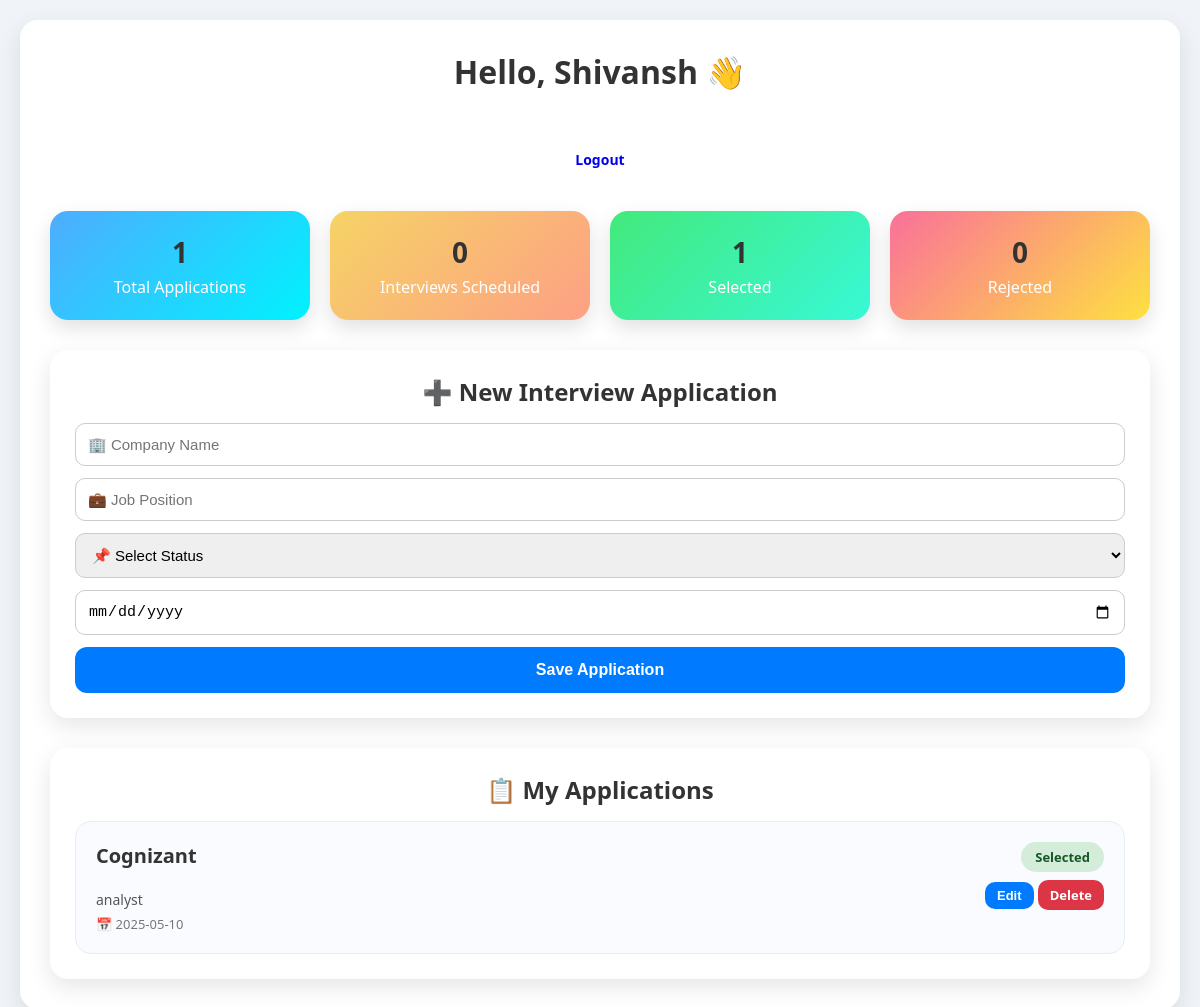
The app's page /dashboard (signed in) with its own data.
### models.py (models this page shows, shortened)
class User(UserMixin, db.Model):
    id = db.Column(db.Integer, primary_key=True)
    username = db.Column(db.String(100), nullable=False)
    email = db.Column(db.String(120), unique=True, nullable=False)
    password_hash = db.Column(db.String(200), nullable=False)
    applications = db.relationship('Application', backref='user', lazy=True)

class Application(db.Model):
    id = db.Column(db.Integer, primary_key=True)
    company_name = db.Column(db.String(150), nullable=False)
    job_position = db.Column(db.String(150), nullable=False)
    status = db.Column(db.String(50), nullable=False)
    interview_date = db.Column(db.String(50), nullable=False)
    user_id = db.Column(db.Integer, db.ForeignKey('user.id'), nullable=False)

### app.py (the view, shortened to what this page needs)
@app.route('/dashboard', methods=['GET', 'POST'])
@login_required
def dashboard():
    applications = Application.query.filter_by(user_id=current_user.id).all()
    total_apps = len(applications)
    interviews_scheduled = len([a for a in applications if a.status == 'Interview Scheduled'])
    selected = len([a for a in applications if a.status == 'Selected'])
    rejected = len([a for a in applications if a.status == 'Rejected'])
    return render_template(
        'dashboard.html',
        applications=applications,
        username=current_user.username,
        total_apps=total_apps,
        interviews_scheduled=interviews_scheduled,
        selected=selected,
        rejected=rejected
    )

### app.py (called while the page is built)
@login_manager.user_loader
def load_user(user_id):
    return db.session.get(User, int(user_id))

### templates/dashboard.html (shortened to what this page needs)
<!DOCTYPE html>
<html lang="en">
<head>
    <link rel="stylesheet" href="{{ url_for('static', filename='style.css') }}">
</head>
<body>
<div class="container dashboard">
    <div class="dashboard-header">
        <h1>Hello, {{ username }} 👋</h1>
    </div>
    <div class="logout-wrapper">
        <a href="{{ url_for('logout') }}" class="btn logout">Logout</a>
    </div>
    <div class="stats">
        <div class="stat-card total">
            <h3>{{ total_apps }}</h3>
            <p>Total Applications</p>
        </div>
        <div class="stat-card scheduled">
            <h3>{{ interviews_scheduled }}</h3>
            <p>Interviews Scheduled</p>
        </div>
        <div class="stat-card selected">
            <h3>{{ selected }}</h3>
            <p>Selected</p>
        </div>
        <div class="stat-card rejected">
            <h3>{{ rejected }}</h3>
            <p>Rejected</p>
        </div>
    </div>
    <div class="card highlight">
        <h2>➕ New Interview Application</h2>
        <form method="POST" class="form">
            <input type="text" name="company" placeholder="🏢 Company Name" required>
            <input type="text" name="position" placeholder="💼 Job Position" required>
            <select name="status" required>
                <option value="">📌 Select Status</option>
            </select>
            <input type="date" name="date" required>
            <button type="submit" class="btn primary full">Save Application</button>
        </form>
    </div>
    <div class="card">
        <h2>📋 My Applications</h2>
        {% if applications %}
        <div class="applications">
            {% for app in applications %}
            <div class="application-card">
                <div class="app-left">
                    <h3>{{ app.company_name | title }}</h3>
                    <p class="position">{{ app.job_position }}</p>
                    <p class="date">📅 {{ app.interview_date }}</p>
                </div>
                <div class="app-right">
                    <span class="status {{ app.status|lower|replace(' ', '-') }}">
                        {{ app.status }}
                    </span>
                    <div class="actions">
                        <button type="button"
                                class="btn small edit-btn"
                                onclick="document.getElementById('edit-{{ app.id }}').style.display='block'">
                            Edit
                        </button>
                        <a href="{{ url_for('delete_application', id=app.id) }}"
                           class="btn danger small"
                           onclick="return confirm('Are you sure you want to delete this application?')">
                           Delete
                        </a>
                    </div>
                </div>
            </div>
            {% endfor %}
        </div>
        {% else %}
            <p class="empty">No applications added yet.</p>
        {% endif %}
    </div>
</div>
</body>
</html>

### static/style.css (style rules this page uses)
* { margin: 0; padding: 0; box-sizing: border-box; }
body { font-family: 'Segoe UI', Tahoma, Geneva, Verdana, sans-serif; background: #f0f4f8; min-height: 100vh; display: flex; justify-content: center; align-items: flex-start; padding: 20px; }
.container { background: #ffffff; padding: 30px; border-radius: 18px; box-shadow: 0 8px 25px rgba(0,0,0,0.1); width: 100%; max-width: 420px; }
.dashboard { max-width: 1200px; width: 100%; display: flex; flex-direction: column; gap: 30px; }
.dashboard > * { width: 100%; }
h1, h2, h3 { color: #333; margin-bottom: 15px; text-align: center; }
.form { display: flex; flex-direction: column; gap: 12px; }
input, select { padding: 12px; border-radius: 10px; border: 1px solid #ccc; font-size: 15px; }
button, .btn { padding: 12px 18px; border-radius: 10px; border: none; font-size: 14px; font-weight: 600; cursor: pointer; text-decoration: none; text-align: center; display: inline-block; }
button, .btn.primary { background: #007BFF; color: #fff; }
.btn.danger { background: #dc3545; color: #fff; }
.btn.small { padding: 6px 12px; font-size: 13px; }
.dashboard-header { text-align: center; }
.logout-wrapper { display: flex; justify-content: center; }
.stats { display: grid; grid-template-columns: repeat(auto-fit, minmax(220px, 1fr)); gap: 20px; }
.stat-card { padding: 22px; border-radius: 18px; text-align: center; color: #fff; box-shadow: 0 8px 20px rgba(0,0,0,0.12); }
.stat-card h3 { font-size: 28px; margin-bottom: 5px; }
.stat-card.total { background: linear-gradient(135deg, #4facfe, #00f2fe); }
.stat-card.scheduled { background: linear-gradient(135deg, #f6d365, #fda085); }
.stat-card.selected { background: linear-gradient(135deg, #43e97b, #38f9d7); }
.stat-card.rejected { background: linear-gradient(135deg, #fa709a, #fee140); }
.card { background: #ffffff; padding: 25px; border-radius: 18px; box-shadow: 0 8px 25px rgba(0,0,0,0.1); }
.applications { display: flex; flex-direction: column; gap: 18px; }
.application-card { background: #f9fbff; border-radius: 16px; padding: 20px; border: 1px solid #e6ecf5; display: flex; justify-content: space-between; align-items: flex-start; }
.app-left { display: flex; flex-direction: column; gap: 6px; }
.app-left h3 { font-size: 20px; font-weight: 700; text-transform: capitalize; }
.position { font-size: 14px; color: #555; }
.date { font-size: 13px; color: #777; }
.app-right { display: flex; flex-direction: column; align-items: flex-end; gap: 8px; }
.status { padding: 6px 14px; border-radius: 20px; font-size: 13px; font-weight: 600; }
.status.selected { background: #d4edda; color: #155724; }
.btn.primary { padding: 14px 38px; font-size: 1rem; border-radius: 12px; }

### records on screen
User: username "Shivansh"
Application: company_name "Cognizant", job_position "analyst", interview_date "2025-05-10", status "Selected"

### other values on screen
{{ total_apps }} "1"
{{ interviews_scheduled }} "0"
{{ selected }} "1"
{{ rejected }} "0"
